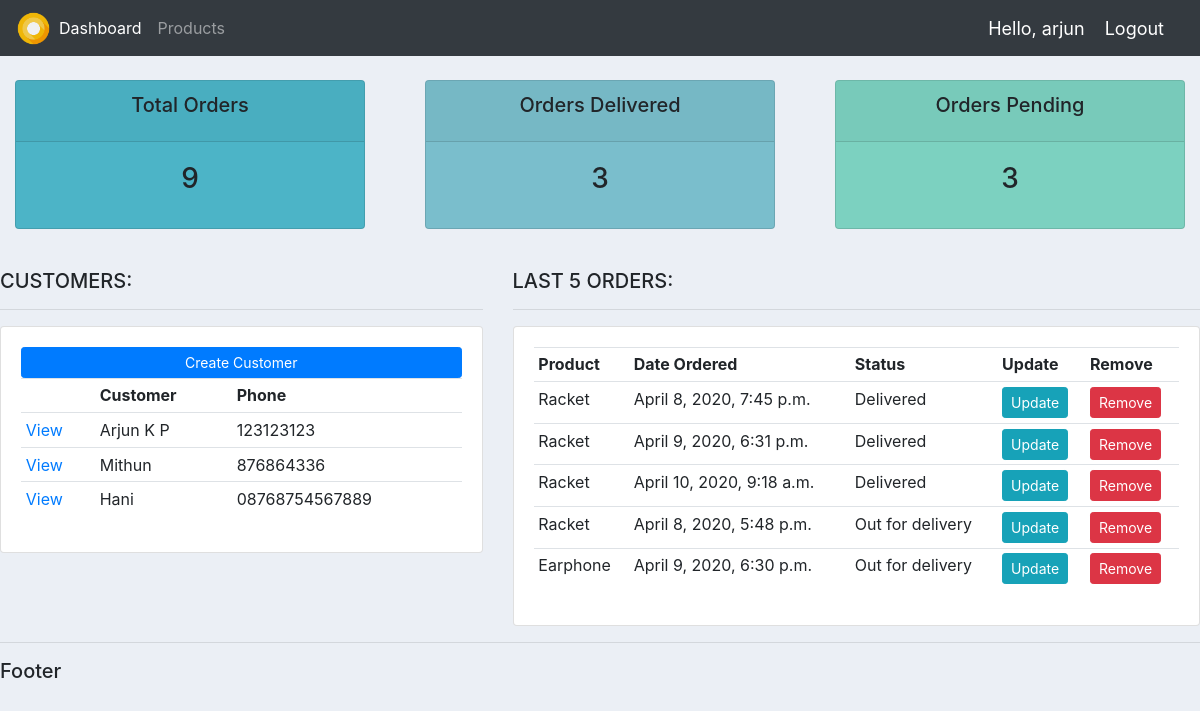
The app's page / (signed in) with its own data.
### accounts/models.py (models this page shows, shortened)
class Customer(models.Model):
	name = models.CharField(max_length = 200, null=True)
	phone = models.CharField(max_length = 200, null=True)
	email = models.CharField(max_length = 200, null=True)
	date_created = models.DateTimeField(auto_now_add=True, null=True)

class Order(models.Model):
	STATUS = (
		('Pending', 'Pending'),
		('Out for delivery', 'Out for delivery'),
		('Delivered', 'Delivered')
		)
	date_created = models.DateTimeField(auto_now_add=True, null=True)
	status = models.CharField(max_length = 200, null=True, choices=STATUS)
	note = models.CharField(max_length= 1000, null=True)
	customer = models.ForeignKey(Customer, null=True, on_delete=models.SET_NULL)
	product = models.ForeignKey(Product, null=True, on_delete=models.SET_NULL)

class Product(models.Model):
	CATEGORY = (
		('Indoor', 'Indoor'),
		('Outdoor', 'Outdoor')
		)
	name = models.CharField(max_length = 200, null=True)
	price = models.FloatField(null=True)
	category = models.CharField(max_length = 200, null=True, choices=CATEGORY)
	description = models.CharField(max_length = 200, null=True, blank=True)
	date_created = models.DateTimeField(auto_now_add=True, null=True)
	tags = models.ManyToManyField(Tag)
	def __str__(self):
		return self.name

### accounts/views.py (the view)
# urls.py: path('', views.home, name='home'),
@login_required(login_url='login')
def home(request):
	orders = Order.objects.all()
	orders_top5 = orders.order_by('status')[:5]
	customers = Customer.objects.all()
	total_cust = customers.count()
	total_ord = orders.count()
	delivered = orders.filter(status='Delivered').count()
	pending = orders.filter(status='Pending').count()
	context = {'orders': orders_top5, 'customers': customers,
	'total_ord': total_ord, 'total_cust': total_cust,
	'delivered': delivered, 'pending': pending
	}
	return render(request, 'accounts/dashboard.html', context)

### accounts/templates/accounts/dashboard.html
{% extends 'accounts/base.html' %}
{% block content %}
{% include 'accounts/status.html' %}
<br>
<div class="row">
	<div class="col-md-5">
		<h5>CUSTOMERS:</h5>
		<hr>
		<div class="card card-body">
			<a class="btn btn-primary btn-sm btn-block" href="">Create Customer</a>
			<table class="table table-sm table-hover">
				<tr>
					<th></th>
					<th>Customer</th>
					<th>Phone</th>
				</tr>
				{% for i in customers %}
				<tr>
					<td><a href="{% url 'customer' i.id %}">View</a></td>
					<td>{{i.name}}</td>
					<td>{{i.phone}}</td>
				</tr>
				{% endfor %}
			</table>
		</div>
	</div>
	<div class="col-md-7">
		<h5>LAST 5 ORDERS:</h5>
		<hr>
		<div class="card card-body">
			<table class="table table-sm table-hover">
				<tr>
					<th>Product</th>
					<th>Date Ordered</th>
					<th>Status</th>
					<th>Update</th>
					<th>Remove</th>
				</tr>
				{% for i in orders %}
				<tr>
					<td>{{i.product}}</td>
					<td>{{i.date_created}}</td>
					<td>{{i.status}}</td>
					<td><a class="btn btn-sm btn-info" href="{% url 'update_order' i.id %}">Update</a></td>
					<td><a class="btn btn-sm btn-danger" href="{% url 'delete_order' i.id %}">Remove</a></td>
				</tr>
				{% endfor %}
			</table>
		</div>
	</div>
</div>
{% endblock %}

### accounts/templates/accounts/base.html (shortened to what this page needs)
{%  load static %}
<!DOCTYPE html>
<html>
<head>
	{% include 'accounts/bootstarp_head.html' %}
	<link rel="stylesheet" type="text/css" href="{% static '/css/base.css' %}">
</head>
<body>
	{% include 'accounts/navbar.html' %}
	{% block content %}
	{% endblock %}
	<hr>
	<h5>Footer</h5>
</body>
</html>

### accounts/templates/accounts/bootstarp_head.html (shortened to what this page needs)
<link rel="stylesheet" href="https://stackpath.bootstrapcdn.com/bootstrap/4.3.1/css/bootstrap.min.css">

### accounts/templates/accounts/navbar.html (shortened to what this page needs)
{% load static %}
<nav class="navbar navbar-expand-lg navbar-dark bg-dark">
  <a href="{% url 'home' %}">
    <img src="{% static 'images/smirnoff.png' %}" alt="logo" width="35" height="35">
  </a>
  <div class="collapse navbar-collapse" id="navbarNav">
    <ul class="navbar-nav">
      <li class="nav-item active">
        <a class="nav-link" href="{% url 'home' %}">Dashboard</a>
      </li>
      <li class="nav-item">
        <a class="nav-link" href="{% url 'products' %}">Products</a>
      </li>
    </ul>
  </div>
  <span class="hello-msg">Hello, {{request.user}}</span>
  <span><a class="hello-msg logout-button" href="{% url 'logout' %}">Logout</a></span>
</nav>

### accounts/templates/accounts/status.html
<br>
<div class="row">
	<div class="col">
		<div class="col-md">
			<div class="card text-center mb-3" id="total-orders">
				<div class="card-header">
					<h5 class="card-title">Total Orders</h5>
				</div>
				<div class="card-body">
					<h3 class="card-title">{{total_ord}}</h3>
				</div>
			</div>
		</div>
	</div>
	<div class="col">
		<div class="col-md">
			<div class="card text-center mb-3" id="orders-delivered">
				<div class="card-header">
					<h5 class="card-title">Orders Delivered</h5>
				</div>
				<div class="card-body">
					<h3 class="card-title">{{delivered}}</h3>
				</div>
			</div>
		</div>
	</div>
	<div class="col">
		<div class="col-md">
			<div class="card text-center mb-3" id="orders-pending">
				<div class="card-header">
					<h5 class="card-title">Orders Pending</h5>
				</div>
				<div class="card-body">
					<h3 class="card-title">{{pending}}</h3>
				</div>
			</div>
		</div>
	</div>
</div>

### static/css/base.css (style rules this page uses)
body { background-color: #ebeff5; }
#total-orders { background-color: #4cb4c7; }
#orders-delivered { background-color: #7abecc; }
#orders-pending { background-color: #7cd1c0; }

### accounts/templates/accounts/navbar.html (style rules this page uses)
.hello-msg { color: #fff; font-size: 18px; margin-right: 20px }

### records on screen
Customer: name "Arjun K P", phone "123123123"
Customer: name "Mithun", phone "876864336"
Customer: name "Hani", phone "08768754567889"
Order: product "Racket", date_created "April 8, 2020, 7:45 p.m.", status "Delivered"
Order: product "Racket", date_created "April 9, 2020, 6:31 p.m.", status "Delivered"
Order: product "Racket", date_created "April 10, 2020, 9:18 a.m.", status "Delivered"
Order: product "Racket", date_created "April 8, 2020, 5:48 p.m.", status "Out for delivery"
Order: product "Earphone", date_created "April 9, 2020, 6:30 p.m.", status "Out for delivery"

### other values on screen
{{ request.user }} "arjun"
{{ total_ord }} "9"
{{ delivered }} "3"
{{ pending }} "3"
